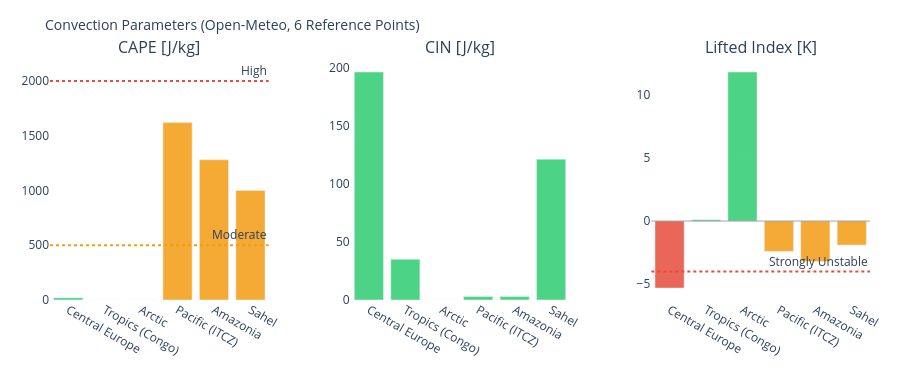

The notebook cell saved with this chart:
### Markdown cell above
---
## 3. Visualizations

### Code cell
# ============================================================
# CAPE / CIN / LIFTED INDEX – Convection potential
# ============================================================

if not df_atm.empty:
    fig = make_subplots(
        rows=1, cols=3,
        subplot_titles=['CAPE [J/kg]', 'CIN [J/kg]', 'Lifted Index [K]'],
        horizontal_spacing=0.1
    )
    pts = df_atm['point'].tolist()
    pt_colors = ['#E85D24','#185FA5','#888780','#378ADD','#639922','#F2A623']

    # CAPE – höher = mehr Gewitterpotential
    cape_vals = df_atm['cape'].fillna(0).tolist()
    cape_colors = ['#e74c3c' if v > 2000 else '#f39c12' if v > 500 else '#2ecc71'
                   for v in cape_vals]
    fig.add_trace(go.Bar(x=pts, y=cape_vals, marker_color=cape_colors,
                         opacity=0.85, showlegend=False), row=1, col=1)
    fig.add_hline(y=2000, line_dash='dot', line_color='#e74c3c',
                  annotation_text='High', row=1, col=1)
    fig.add_hline(y=500,  line_dash='dot', line_color='#f39c12',
                  annotation_text='Moderate', row=1, col=1)

    # CIN – negativer = stärker gedeckelt (weniger Auslöse)
    cin_vals = df_atm['cin'].fillna(0).tolist()
    cin_colors = ['#e74c3c' if v < -200 else '#f39c12' if v < -50 else '#2ecc71'
                  for v in cin_vals]
    fig.add_trace(go.Bar(x=pts, y=cin_vals, marker_color=cin_colors,
                         opacity=0.85, showlegend=False), row=1, col=2)

    # Lifted Index – negativ = instabil
    li_vals = df_atm['li'].fillna(0).tolist()
    li_colors = ['#e74c3c' if v < -4 else '#f39c12' if v < 0 else '#2ecc71'
                 for v in li_vals]
    fig.add_trace(go.Bar(x=pts, y=li_vals, marker_color=li_colors,
                         opacity=0.85, showlegend=False), row=1, col=3)
    fig.add_hline(y=0, line_color='gray', line_width=0.7, row=1, col=3)
    fig.add_hline(y=-4, line_dash='dot', line_color='#e74c3c',
                  annotation_text='Strongly Unstable', row=1, col=3)

    fig.update_layout(
        title=dict(text='Convection Parameters (Open-Meteo, 6 Reference Points)', font=dict(size=14)),
        height=380, plot_bgcolor='rgba(0,0,0,0)', paper_bgcolor='rgba(0,0,0,0)',
        margin=dict(l=50, r=30, t=60, b=80)
    )
    fig.update_xaxes(tickangle=30)
    fig.show()

### Figure 1 — Plotly figure (JSON) as saved in the notebook; plotly's stock layout.template omitted (floating-point values rounded to 4 significant figures)
{"data": [{"marker": {"color": ["#2ecc71", "#2ecc71", "#2ecc71", "#f39c12", "#f39c12", "#f39c12"]}, "opacity": 0.85, "showlegend": false, "type": "bar", "x": ["Central Europe", "Tropics (Congo)", "Arctic", "Pacific (ITCZ)", "Amazonia", "Sahel"], "xaxis": "x", "y": [20.0, 0.0, 0.0, 1620.0, 1280.0, 1000.0], "yaxis": "y"}, {"marker": {"color": ["#2ecc71", "#2ecc71", "#2ecc71", "#2ecc71", "#2ecc71", "#2ecc71"]}, "opacity": 0.85, "showlegend": false, "type": "bar", "x": ["Central Europe", "Tropics (Congo)", "Arctic", "Pacific (ITCZ)", "Amazonia", "Sahel"], "xaxis": "x2", "y": [196.0, 35.0, 0.0, 3.0, 3.0, 121.0], "yaxis": "y2"}, {"marker": {"color": ["#e74c3c", "#2ecc71", "#2ecc71", "#f39c12", "#f39c12", "#f39c12"]}, "opacity": 0.85, "showlegend": false, "type": "bar", "x": ["Central Europe", "Tropics (Congo)", "Arctic", "Pacific (ITCZ)", "Amazonia", "Sahel"], "xaxis": "x3", "y": [-5.3, 0.1, 11.8, -2.4, -3.2, -1.9], "yaxis": "y3"}], "layout": {"annotations": [{"font": {"size": 16}, "showarrow": false, "text": "CAPE [J/kg]", "x": 0.1333, "xanchor": "center", "xref": "paper", "y": 1.0, "yanchor": "bottom", "yref": "paper"}, {"font": {"size": 16}, "showarrow": false, "text": "CIN [J/kg]", "x": 0.5, "xanchor": "center", "xref": "paper", "y": 1.0, "yanchor": "bottom", "yref": "paper"}, {"font": {"size": 16}, "showarrow": false, "text": "Lifted Index [K]", "x": 0.8667, "xanchor": "center", "xref": "paper", "y": 1.0, "yanchor": "bottom", "yref": "paper"}, {"showarrow": false, "text": "High", "x": 1, "xanchor": "right", "xref": "x domain", "y": 2000, "yanchor": "bottom", "yref": "y"}, {"showarrow": false, "text": "Moderate", "x": 1, "xanchor": "right", "xref": "x domain", "y": 500, "yanchor": "bottom", "yref": "y"}, {"showarrow": false, "text": "Strongly Unstable", "x": 1, "xanchor": "right", "xref": "x3 domain", "y": -4, "yanchor": "bottom", "yref": "y3"}], "height": 380, "margin": {"b": 80, "l": 50, "r": 30, "t": 60}, "paper_bgcolor": "rgba(0,0,0,0)", "plot_bgcolor": "rgba(0,0,0,0)", "shapes": [{"line": {"color": "#e74c3c", "dash": "dot"}, "type": "line", "x0": 0, "x1": 1, "xref": "x domain", "y0": 2000, "y1": 2000, "yref": "y"}, {"line": {"color": "#f39c12", "dash": "dot"}, "type": "line", "x0": 0, "x1": 1, "xref": "x domain", "y0": 500, "y1": 500, "yref": "y"}, {"line": {"color": "gray", "width": 0.7}, "type": "line", "x0": 0, "x1": 1, "xref": "x3 domain", "y0": 0, "y1": 0, "yref": "y3"}, {"line": {"color": "#e74c3c", "dash": "dot"}, "type": "line", "x0": 0, "x1": 1, "xref": "x3 domain", "y0": -4, "y1": -4, "yref": "y3"}], "title": {"font": {"size": 14}, "text": "Convection Parameters (Open-Meteo, 6 Reference Points)"}, "xaxis": {"anchor": "y", "domain": [0.0, 0.2667], "tickangle": 30}, "xaxis2": {"anchor": "y2", "domain": [0.3667, 0.6333], "tickangle": 30}, "xaxis3": {"anchor": "y3", "domain": [0.7333, 1.0], "tickangle": 30}, "yaxis": {"anchor": "x", "domain": [0.0, 1.0]}, "yaxis2": {"anchor": "x2", "domain": [0.0, 1.0]}, "yaxis3": {"anchor": "x3", "domain": [0.0, 1.0]}}}
